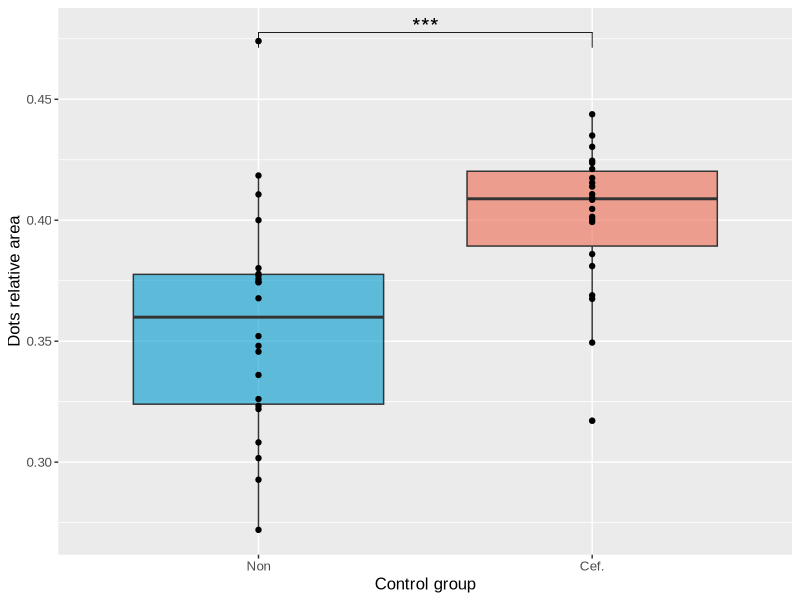
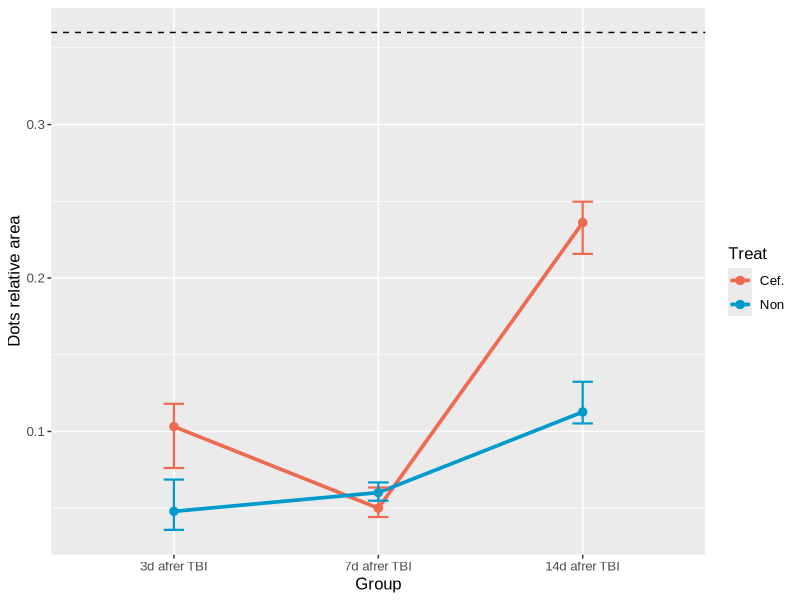
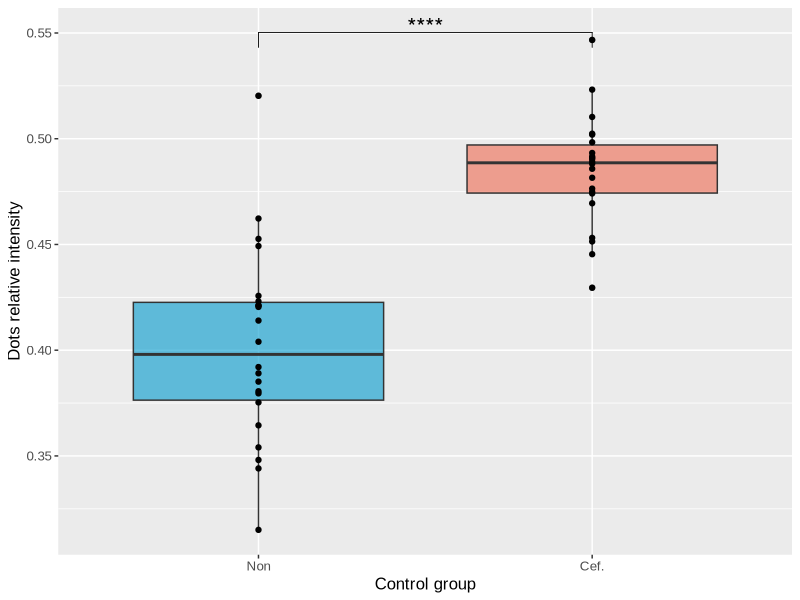
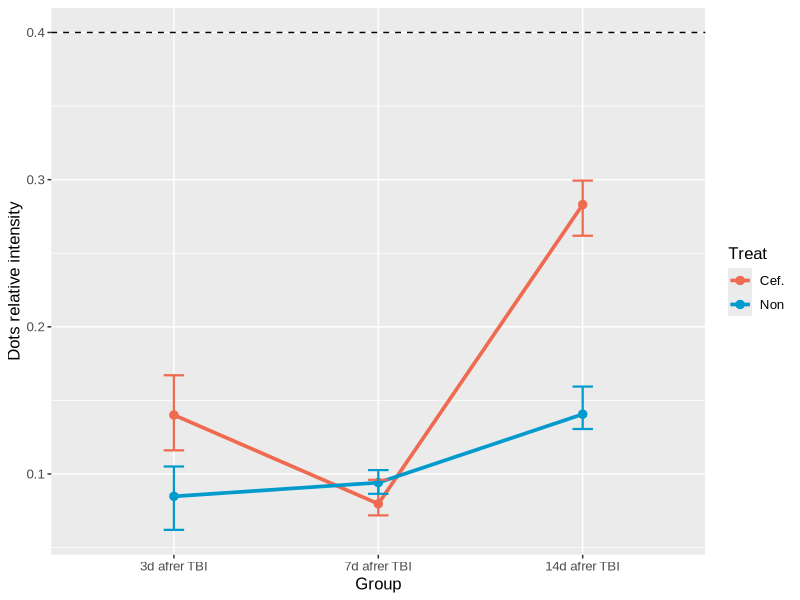

Recreate these plots in R, in order.
# GLT in neyrons 
#
# COLUMNS FROM PLUGIN
# cell_row = [glt_img.name,                        # id
#             group,                               # group
#             a_region.label,                      # cell_num
#             one_cell_area,                       # cell_area
#             one_dot_num,                         # dot_num
#             one_dot_area,                        # dot_area  це сумарна площа на один астроцит, тобто це не можна використати як параметр окремої точки
#             round(one_dot_rel_area, 3),          # dot_rel_area
#             one_dot_sum_int,                     # dot_sum_int
#             int(one_dot_mean_int),               # dot_mean_int
#             int(one_dot_sum_int / one_dot_num),  # dot_men_int_per_dot
#             int(one_dot_mean_int_dens)]          # dot_mean_int_dens


library(dplyr)
library(tidyr)
library(purrr)
library(readr)
library(rstatix)
library(forcats)
library(gridExtra)
library(ggplot2)
library(ggpubr)
library(cowplot)
library(ggsci)


setwd('/home/wisstock/bio_note/projects/PhD/9_2024_GLT_in_TBI/exp/2025_11_3_glt_in_nuen')

df <- read.csv('df_NeuN.csv') %>%
  mutate_if(is.character, as.factor) %>%
  mutate(group = factor(group, levels = c('Cont', 'TBI_3D', 'TBI_7D', 'TBI_14D')))

df.med <- df %>%
  select(group, treat, relative_area, relative_intensity) %>%
  group_by(group, treat) %>%
  mutate(med_rel_area = median(relative_area),
         med_rel_int = median(relative_intensity)) %>%
  select(-relative_area, -relative_intensity) %>%
  distinct() %>%
  ungroup()

# plots settings
font.size <- 12  # 19
font.fam <- 'Arial'
box.alpha <- 0.6

cef.color <- 'coral2' 
non.color <- 'deepskyblue3' 

##### CTRL REL AREA #####
ctrl_rel_area_stat <- df %>% filter(group == 'Cont') %>%
  distinct() %>%
  wilcox_test(relative_area ~ treat) %>%
  add_significance() %>%
  add_xy_position()

boxplot_ctrl_rel_area <- ggplot(data = df %>% filter(group == 'Cont'),
       aes(x = fct_relevel(treat, 'none', 'cef'), y = relative_area)) +
  geom_boxplot(aes(fill = treat), , alpha = box.alpha) +
  geom_point(aes(group = treat)) + 
  stat_pvalue_manual(data = ctrl_rel_area_stat, size = font.size-6) +
  scale_fill_manual(name = "Treat",
                    labels = c("Cef.", "Non"),
                    values = c('cef' = cef.color, 'none' = non.color)) +
  scale_x_discrete(labels = c('Non', 'Cef.')) +
  labs(x = 'Control group', y = 'Dots relative area') +
  theme(text=element_text(size = font.size, family = font.fam),
        legend.position = 'None')

boxplot_ctrl_rel_area
save_plot('boxplot_ctrl_rel_area.png', boxplot_ctrl_rel_area,
          base_width = 3.5, base_height = 5, dpi = 300)  # set up plot aspect ratio here
remove(boxplot_ctrl_rel_area, ctrl_rel_area_stat)

##### REL AREA #####
plot_relative_area <- ggplot(data = df %>% filter(group != 'Cont'),
       aes(x = group, y = relative_area,
           color = treat, group = treat)) +
  geom_hline(yintercept = 0.36, linetype = 'dashed') +
  stat_summary(fun = median,
               geom = 'line', size = 1.25) +
  stat_summary(fun = median,
               geom = 'point', size = 2.5) +
  stat_summary(fun.min = function(z) { quantile(z,0.25) },
               fun.max = function(z) { quantile(z,0.75) },
               fun = median,
               geom = 'errorbar', width = .1, size = 0.75) +
  scale_color_manual(name = "Treat",
                     labels = c("Cef.", "Non"),
                     values = c('cef' = cef.color, 'none' = non.color)) +
  scale_x_discrete(labels = c('3d afrer TBI', '7d afrer TBI', '14d afrer TBI')) +
  labs(x = 'Group', y = 'Dots relative area') +
  theme(text=element_text(size = font.size, family = font.fam))

plot_relative_area
save_plot('plot_relative_area.png', plot_relative_area,
          base_width = 4.5, base_height = 5, dpi = 300)  # set up plot aspect ratio here


##### CTRL REL INT #####
ctrl_rel_int_stat <- df %>% filter(group == 'Cont') %>%
  distinct() %>%
  wilcox_test(relative_intensity ~ treat) %>%
  add_significance() %>%
  add_xy_position()

boxplot_ctrl_rel_int <- ggplot(data = df %>% filter(group == 'Cont'),
                                aes(x = fct_relevel(treat, 'none', 'cef'), y = relative_intensity)) +
  geom_boxplot(aes(fill = treat), , alpha = box.alpha) +
  geom_point(aes(group = treat)) + 
  stat_pvalue_manual(data = ctrl_rel_int_stat, size = font.size-6) +
  scale_fill_manual(name = "Treat",
                    labels = c("Cef.", "Non"),
                    values = c('cef' = cef.color, 'none' = non.color)) +
  scale_x_discrete(labels = c('Non', 'Cef.')) +
  labs(x = 'Control group', y = 'Dots relative intensity') +
  theme(text=element_text(size = font.size, family = font.fam),
        legend.position = 'None')

boxplot_ctrl_rel_int
save_plot('boxplot_ctrl_rel_int.png', boxplot_ctrl_rel_int,
          base_width = 3.5, base_height = 5, dpi = 300)  # set up plot aspect ratio here
remove(boxplot_ctrl_rel_int, ctrl_rel_int_stat)


##### REL INT #####
plot_relative_int <- ggplot(data = df %>% filter(group != 'Cont'),
       aes(x = group, y = relative_intensity,
           color = treat, group = treat)) +
  geom_hline(yintercept = 0.4, linetype = 'dashed') +
  stat_summary(fun = median,
               geom = 'line', size = 1.25) +
  stat_summary(fun = median,
               geom = 'point', size = 2.5) +
  stat_summary(fun.min = function(z) { quantile(z,0.25) },
               fun.max = function(z) { quantile(z,0.75) },
               fun = median,
               geom = 'errorbar', width = .1, size = 0.75) +
  scale_color_manual(name = "Treat",
                     labels = c("Cef.", "Non"),
                     values = c('cef' = cef.color, 'none' = non.color)) +
  scale_x_discrete(labels = c('3d afrer TBI', '7d afrer TBI', '14d afrer TBI')) +
  labs(x = 'Group', y = 'Dots relative intensity') +
  theme(text=element_text(size = font.size, family = font.fam))

plot_relative_int
save_plot('plot_relative_int.png', plot_relative_int,
          base_width = 4.5, base_height = 5, dpi = 300)  # set up plot aspect ratio here
